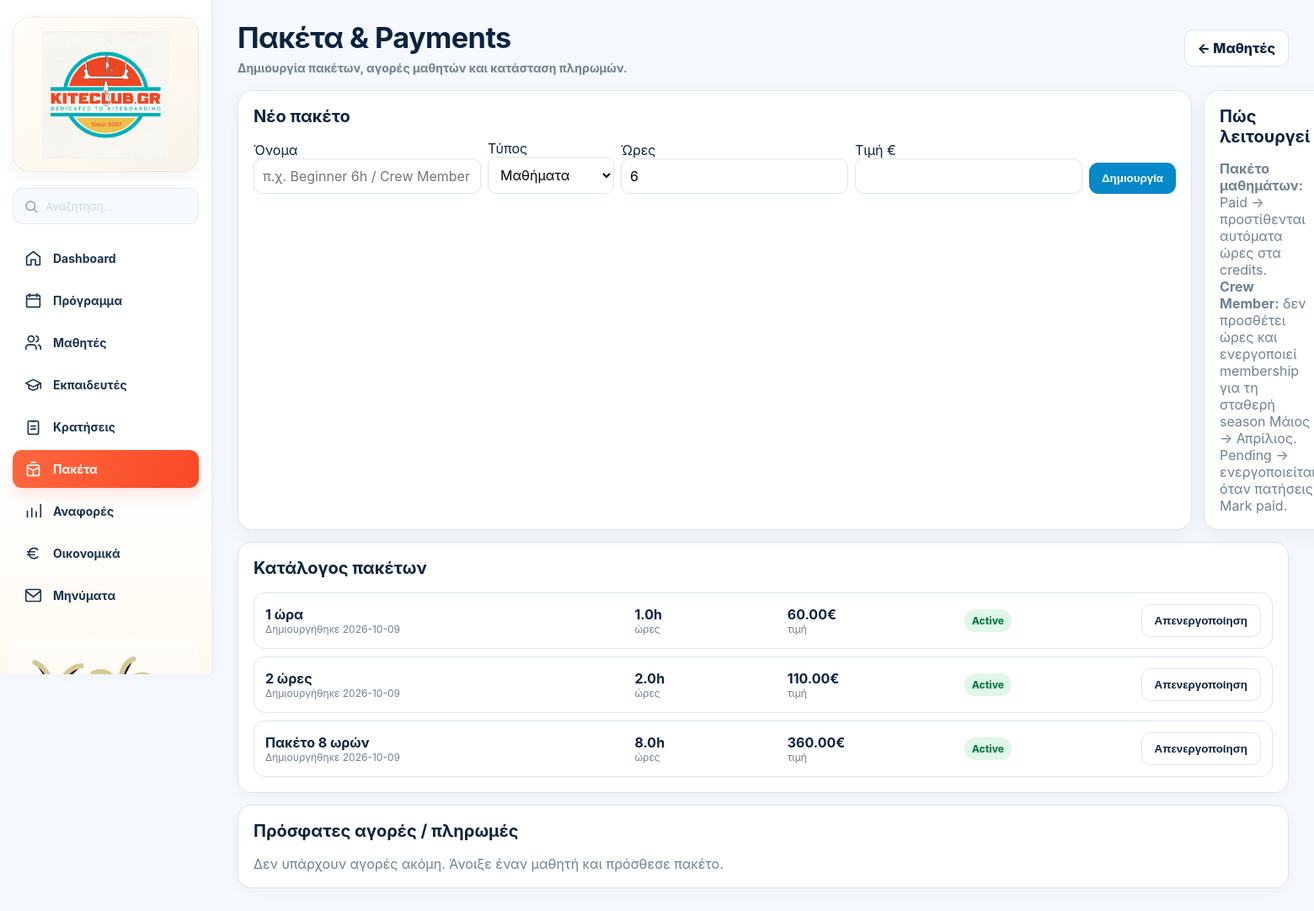
Page /admin/packages (signed in) on the committed database.
### tables this page shows
CREATE TABLE packages(
        id INTEGER PRIMARY KEY,
        name TEXT NOT NULL,
        hours REAL NOT NULL,
        price REAL NOT NULL DEFAULT 0,
        active INTEGER NOT NULL DEFAULT 1,
        created_at TEXT NOT NULL
      , package_type TEXT DEFAULT 'lesson', activation_rule TEXT DEFAULT 'paid_only');

### app.py (the view)
@app.route("/admin/packages")
def admin_packages():
    u=current_user()
    if not u or u["role"]!="admin":
        return redirect(url_for("login"))
    con=db()
    packages=con.execute("SELECT * FROM packages ORDER BY active DESC,CASE WHEN package_type='crew' THEN 0 ELSE 1 END,hours,price,id").fetchall()
    students=con.execute("""
      SELECT u.id,u.name,u.surname,u.email,s.credits
      FROM users u JOIN students s ON s.user_id=u.id
      WHERE COALESCE(u.active,1)=1
      ORDER BY u.name,u.surname
    """).fetchall()
    purchases=con.execute("""
      SELECT sp.*,u.name student_name,u.surname student_surname
      FROM student_packages sp JOIN users u ON u.id=sp.student_id
      ORDER BY sp.purchased_at DESC,sp.id DESC LIMIT 100
    """).fetchall()
    con.close()
    return render_template("admin_packages.html",packages=packages,students=students,purchases=purchases)

### app.py (called while the page is built)
def csrf_token():
    if "_csrf_token" not in session:
        session["_csrf_token"] = secrets.token_urlsafe(32)
    return session["_csrf_token"]

@app.before_request
def enforce_csrf():
    if request.method in ("POST", "PUT", "PATCH", "DELETE"):
        supplied = request.form.get("_csrf_token") or request.headers.get("X-CSRF-Token", "")
        expected = session.get("_csrf_token", "")
        if not supplied or not expected or not hmac.compare_digest(supplied, expected):
            abort(400, description="Invalid or missing security token. Refresh the page and try again.")

@app.after_request
def security_headers(response):
    response.headers["X-Content-Type-Options"] = "nosniff"
    response.headers["Referrer-Policy"] = "strict-origin-when-cross-origin"
    response.headers["X-Frame-Options"] = "DENY"
    response.headers["Permissions-Policy"] = "camera=(), microphone=(), geolocation=()"
    response.headers["Cache-Control"] = "no-store" if session.get("uid") else "no-cache"
    if request.is_secure:
        response.headers["Strict-Transport-Security"] = "max-age=31536000; includeSubDomains"
    return response

def db():
    con = sqlite3.connect(DB, timeout=15)
    con.execute("PRAGMA busy_timeout=15000")
    con.row_factory = sqlite3.Row
    return con

def current_user():
    if not session.get("uid"): return None
    con=db()
    u=con.execute("SELECT * FROM users WHERE id=?",(session["uid"],)).fetchone()
    con.close()
    if u and not u["active"]:
        session.clear()
        return None
    if u:
        session["role"]=u["role"]
        session.permanent=True
    return u

@app.context_processor
def inject():
    me=current_user()
    unread=0
    if me:
        con=db()
        unread=con.execute("SELECT COUNT(*) n FROM messages WHERE recipient_id=? AND read_at IS NULL",(me["id"],)).fetchone()["n"]
        con.close()
    return {"me": me, "message_unread_count": unread, "booking_state_meta": booking_state_meta, "app_version": APP_VERSION}

### templates/admin_packages.html (shortened to what this page needs)
{% extends "base.html" %}{% block content %}
<link rel="stylesheet" href="{{url_for('static',filename='admin-shared.css')}}">
<div class="admin-shell">
  {% set admin_active='packages' %}{% include '_admin_sidebar_static.html' %}
  <main class="admin-main">
    <div class="admin-page-head">
      <div><h1>Πακέτα & Payments</h1><div class="admin-page-sub">Δημιουργία πακέτων, αγορές μαθητών και κατάσταση πληρωμών.</div></div>
      <a class="btn alt" href="{{url_for('admin')}}#students">← Μαθητές</a>
    </div>
    <div class="pack-grid">
      <div class="card">
        <h2>Νέο πακέτο</h2>
        <form method="post" action="{{url_for('admin_package_create')}}" class="pack-form"><input type="hidden" name="_csrf_token" value="{{ csrf_token() }}">
          <div><label>Όνομα</label><input name="name" placeholder="π.χ. Beginner 6h / Crew Member" required></div>
          <div><label>Τύπος</label><select name="package_type" id="packageType"><option value="lesson">Μαθήματα</option><option value="crew">Crew Member</option></select></div>
          <div><label>Ώρες</label><input id="packageHours" type="number" name="hours" step="0.5" min="0" value="6"></div>
          <div><label>Τιμή €</label><input type="number" name="price" step="0.01" min="0" required></div>
          <button class="btn" type="submit">Δημιουργία</button>
        </form>
      </div>
      <div class="card">
        <h2>Πώς λειτουργεί</h2>
        <div class="muted"><b>Πακέτο μαθημάτων:</b> Paid → προστίθενται αυτόματα ώρες στα credits. <br><b>Crew Member:</b> δεν προσθέτει ώρες και ενεργοποιεί membership για τη σταθερή season Μάιος → Απρίλιος. Pending → ενεργοποιείται όταν πατήσεις Mark paid.</div>
      </div>
    </div>
    <div class="card">
      <h2>Κατάλογος πακέτων</h2>
      {% if packages %}<div class="pack-list">
        {% for p in packages %}
        <div class="pack-item">
          <div><b>{{p.name}}</b><div class="muted">Δημιουργήθηκε {{p.created_at[:10] if p.created_at else '—'}}</div></div>
          <div>{% if (p.package_type or 'lesson')=='crew' %}<b>Crew</b><div class="muted">Μάιος → Απρίλιος</div>{% else %}<b>{{p.hours}}h</b><div class="muted">ώρες</div>{% endif %}</div>
          <div><b>{{'%.2f'|format(p.price)}}€</b><div class="muted">τιμή</div></div>
          <div><span class="badge {{'ok' if p.active else 'off'}}">{{'Active' if p.active else 'Inactive'}}</span></div>
          <form method="post" action="{{url_for('admin_package_toggle',package_id=p.id)}}"><input type="hidden" name="_csrf_token" value="{{ csrf_token() }}"><button class="btn alt" type="submit">{{'Απενεργοποίηση' if p.active else 'Ενεργοποίηση'}}</button></form>
        </div>
        {% endfor %}
      </div>{% else %}<div class="muted">Δεν υπάρχουν ακόμη πακέτα.</div>{% endif %}
    </div>
    <div class="card">
      <h2>Πρόσφατες αγορές / πληρωμές</h2>
      {% if purchases %}<div style="overflow:auto"><table class="purchase-table"><thead><tr><th>Ημερομηνία</th><th>Μαθητής</th><th>Πακέτο</th><th>Τύπος / Ώρες</th><th>Υπόλοιπο / Season</th><th>Τιμή</th><th>Status</th><th></th></tr></thead><tbody>
        {% for p in purchases %}<tr>
          <td>{{p.purchased_at[:16].replace('T',' ') if p.purchased_at else '—'}}</td>
          <td><a href="{{url_for('admin_student_profile',student_id=p.student_id)}}">{{p.student_name}}{% if p.student_surname %} {{p.student_surname}}{% endif %}</a></td>
          <td>{{p.package_name}}</td><td>{% if (p.package_type or 'lesson')=='crew' %}Crew Member{% else %}{{p.hours_total}}h{% endif %}</td><td>{% if (p.package_type or 'lesson')=='crew' %}{{p.valid_from|gr_date}} → {{p.valid_until|gr_date}}{% else %}{{p.hours_remaining}}h{% endif %}</td><td>{{'%.2f'|format(p.price)}}€</td>
          <td><span class="badge {{'status-paid' if p.payment_status=='paid' else 'status-pending'}}">{{p.payment_status}}</span></td>
          <td>{% if p.payment_status!='paid' %}<form method="post" action="{{url_for('admin_package_purchase_mark_paid',purchase_id=p.id)}}"><input type="hidden" name="_csrf_token" value="{{ csrf_token() }}"><button class="btn" type="submit">Mark paid</button></form>{% endif %}</td>
        </tr>{% endfor %}
      </tbody></table></div>{% else %}<div class="muted">Δεν υπάρχουν αγορές ακόμη. Άνοιξε έναν μαθητή και πρόσθεσε πακέτο.</div>{% endif %}
    </div>
  </main>
</div>
<link rel="stylesheet" href="{{url_for('static',filename='admin-v4.css')}}">
{% endblock %}

### static/admin-shared.css (style rules this page uses)
.admin-shell { min-height:100vh;display:grid;grid-template-columns:210px minmax(0,1fr);background:#f3f8fb }
.admin-main { min-width:0;padding:24px 30px 38px;width:100%;max-width:none;margin:0 }
.admin-page-head { display:flex;justify-content:space-between;gap:18px;align-items:center;flex-wrap:wrap;margin-bottom:18px }
.admin-page-head h1 { font-size:38px;line-height:1;margin:0 0 7px;letter-spacing:-.6px }
.admin-page-sub { font-size:14px;color:var(--m);font-weight:700 }

### static/admin-v4.css (style rules this page uses)
.admin-shell { grid-template-columns:252px minmax(0,1fr)!important;background:#f5f8fc!important }
.admin-main { min-width:0!important;padding:25px 30px 42px!important;background:#f5f8fc!important }
.admin-page-head h1 { font-size:clamp(27px,2.2vw,36px)!important;line-height:1.16!important }
.admin-main>.card { border-radius:16px;box-shadow:0 4px 16px rgba(12,42,73,.035) }

### templates/base.html (style rules this page uses)
:root { --n:#0b2340;--b:#0788c8;--bg:#f3f8fb;--g:#dff7e8;--gt:#0c7c46;--r:#ffe3e6;--rt:#bd3541;--o:#fff0d6;--ot:#a86100;--l:#d9e6ee;--m:#6f8190 }
* { box-sizing:border-box }
body { margin:0;background:var(--bg);color:var(--n);font-family:Inter,system-ui,-apple-system,Segoe UI,sans-serif }
a { color:inherit }
.card { background:#fff;border:1px solid var(--l);border-radius:18px;padding:18px;box-shadow:0 7px 22px rgba(11,35,64,.05);margin-bottom:14px }
h1 { font-size:28px;margin:0 0 6px }
h2 { font-size:20px;margin-top:0 }
.muted { color:var(--m) }
.btn { border:0;border-radius:11px;padding:11px 15px;font-weight:800;cursor:pointer;background:var(--b);color:#fff;text-decoration:none;display:inline-block }
.btn.alt { background:#fff;color:var(--n);border:1px solid var(--l) }
.badge { display:inline-block;border-radius:999px;padding:6px 9px;font-size:12px;font-weight:800 }
.ok { background:var(--g);color:var(--gt) }
input,select { padding:10px;border:1px solid var(--l);border-radius:10px;background:#fff;font:inherit }

### templates/admin_packages.html (style rules this page uses)
.pack-grid { display:grid;grid-template-columns:1fr 1.2fr;gap:14px }
.pack-form { display:grid;grid-template-columns:1.15fr .8fr .7fr .7fr auto;gap:8px;align-items:end }
.pack-list { display:grid;gap:9px }
.pack-item { border:1px solid var(--l);border-radius:14px;padding:13px;display:grid;grid-template-columns:1.5fr .6fr .7fr .7fr auto;gap:10px;align-items:center }
.pack-item .muted { font-size:12px }

### rows in the picture
packages: name "1 ώρα", created_at "2026-10-09", hours "1.0", price "60.00", active "Active", active "Απενεργοποίηση"
packages: name "2 ώρες", created_at "2026-10-09", hours "2.0", price "110.00", active "Active", active "Απενεργοποίηση"
packages: name "Πακέτο 8 ωρών", created_at "2026-10-09", hours "8.0", price "360.00", active "Active", active "Απενεργοποίηση"
